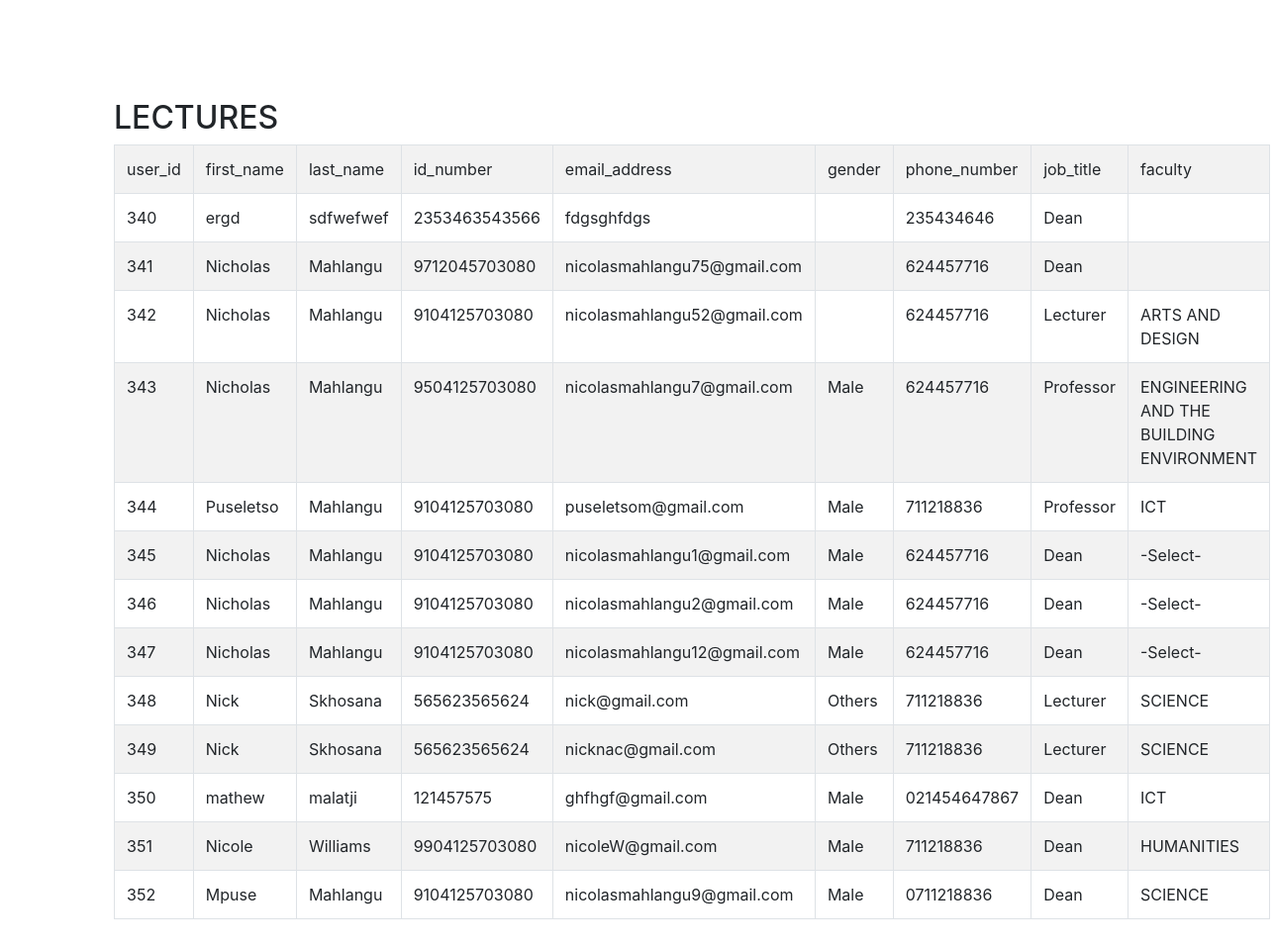
Before: /siya/viewL.php with the older database file.
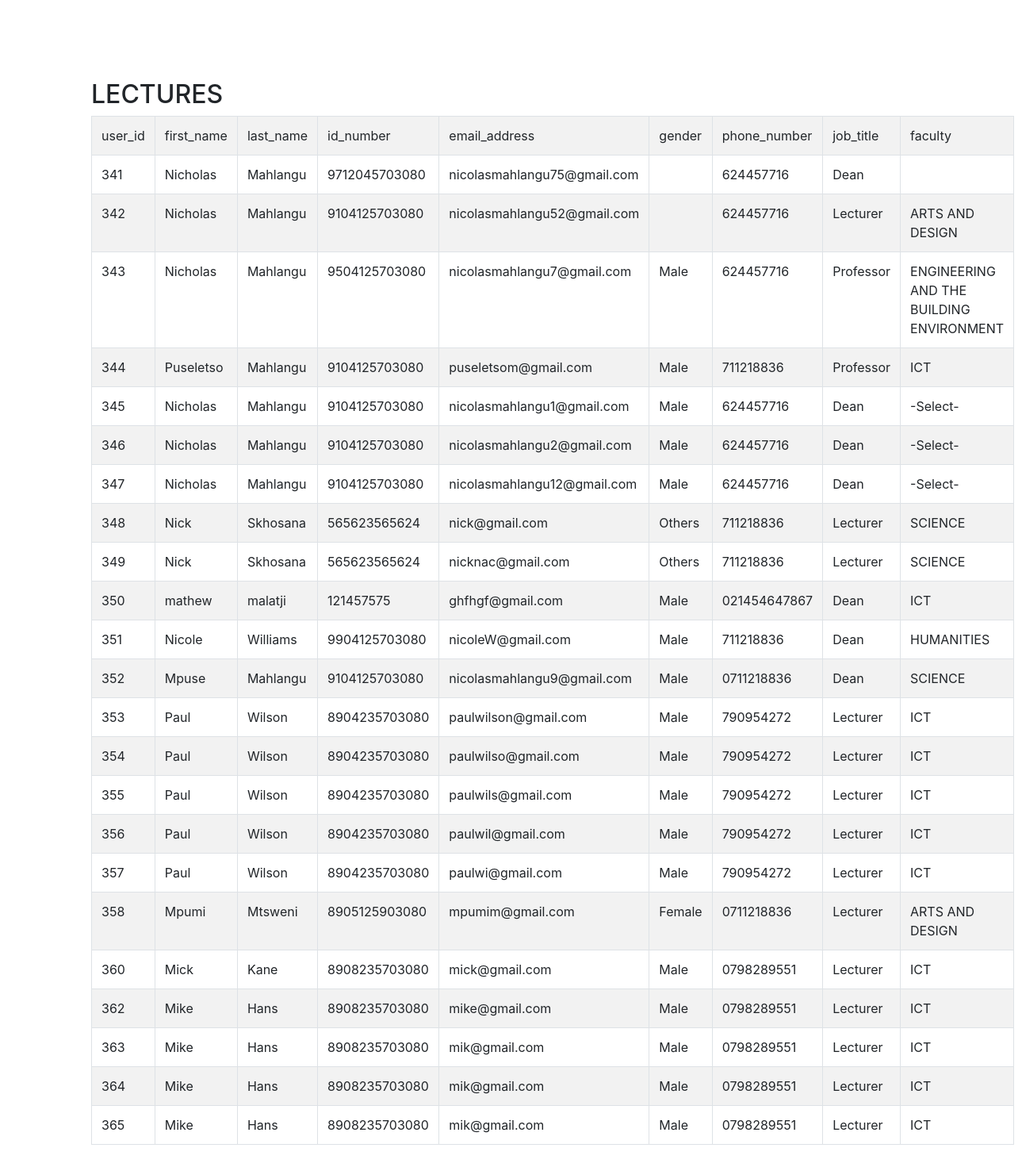
After: the same page with the newer database file.
### tables this page shows
CREATE TABLE `users` (
  `user_id` int(6) NOT NULL,
  `staff_number` varchar(255) NOT NULL,
  `first_name` varchar(255) NOT NULL,
  `last_name` varchar(255) NOT NULL,
  `id_number` varchar(255) NOT NULL,
  `email_address` varchar(255) NOT NULL,
  `gender` varchar(255) NOT NULL,
  `phone_number` varchar(255) NOT NULL,
  `job_title` varchar(255) NOT NULL,
  `faculty` varchar(255) NOT NULL,
  `password` varchar(255) NOT NULL
);

### siya/viewL.php (the view, shortened to what this page needs)
<!DOCTYPE html>
<html lang="en">
<head>
<link rel="stylesheet" href="https://stackpath.bootstrapcdn.com/bootstrap/4.3.1/css/bootstrap.min.css">
</head>
<body>
    <div class="bs-example">
        <div class="container">
            <div class="row">
                <div class="col-md-12">
                    <div class="page-header clearfix">
                        <h2 class="pull-left">LECTURES</h2>
                    </div>
                    <?php
                    include_once 'connection.php';
                    $result = mysqli_query($conn,"SELECT * FROM users");
                    ?>
                    <?php
                    if (mysqli_num_rows($result) > 0) {
                    ?>
                      <table class='table table-bordered table-striped'>
                      <tr>
                        <td>user_id</td>
                        <td>first_name</td>
                        <td>last_name</td>
                        <td>id_number</td>
                        <td>email_address</td>
                        <td>gender</td>
                        <td>phone_number</td>
                        <td>job_title</td>
                        <td>faculty</td>
                      </tr>
                    <?php
                    while($row = mysqli_fetch_array($result)) {
                    ?>
                    <tr>
                        <td><?php echo $row["user_id"]; ?></td>
                        <td><?php echo $row["first_name"]; ?></td>
                        <td><?php echo $row["last_name"]; ?></td>
                        <td><?php echo $row["id_number"]; ?></td>
                        <td><?php echo $row["email_address"]; ?></td>
                        <td><?php echo $row["gender"]; ?></td>
                        <td><?php echo $row["phone_number"]; ?></td>
                        <td><?php echo $row["job_title"]; ?></td>
                        <td><?php echo $row["faculty"]; ?></td>
                    </tr>
                    <?php
                    }
                    ?>
                    </table>
                     <?php
                    }
                    else{
                        echo "No result found";
                    }
                    ?>
                </div>
            </div>
        </div>
    </div>
</body>
</html>

### siya/viewL.php (style rules this page uses)
.bs-example { margin: 100px; }

Changed rows visible on the page:
removed users: user_id "340", first_name "ergd", last_name "sdfwefwef", id_number "2353463543566", email_address "fdgsghfdgs", phone_number "235434646", job_title "Dean"
added users: user_id "353", first_name "Paul", last_name "Wilson", id_number "8904235703080", email_address "paulwilson@gmail.com", gender "Male", phone_number "790954272", job_title "Lecturer", faculty "ICT"
added users: user_id "354", first_name "Paul", last_name "Wilson", id_number "8904235703080", email_address "paulwilso@gmail.com", gender "Male", phone_number "790954272", job_title "Lecturer", faculty "ICT"
added users: user_id "355", first_name "Paul", last_name "Wilson", id_number "8904235703080", email_address "paulwils@gmail.com", gender "Male", phone_number "790954272", job_title "Lecturer", faculty "ICT"
added users: user_id "356", first_name "Paul", last_name "Wilson", id_number "8904235703080", email_address "paulwil@gmail.com", gender "Male", phone_number "790954272", job_title "Lecturer", faculty "ICT"
added users: user_id "357", first_name "Paul", last_name "Wilson", id_number "8904235703080", email_address "paulwi@gmail.com", gender "Male", phone_number "790954272", job_title "Lecturer", faculty "ICT"
added users: user_id "358", first_name "Mpumi", last_name "Mtsweni", id_number "8905125903080", email_address "mpumim@gmail.com", gender "Female", phone_number "0711218836", job_title "Lecturer", faculty "ARTS AND DESIGN"
added users: user_id "360", first_name "Mick", last_name "Kane", id_number "8908235703080", email_address "mick@gmail.com", gender "Male", phone_number "0798289551", job_title "Lecturer", faculty "ICT"
added users: user_id "362", first_name "Mike", last_name "Hans", id_number "8908235703080", email_address "mike@gmail.com", gender "Male", phone_number "0798289551", job_title "Lecturer", faculty "ICT"
added users: user_id "363", first_name "Mike", last_name "Hans", id_number "8908235703080", email_address "mik@gmail.com", gender "Male", phone_number "0798289551", job_title "Lecturer", faculty "ICT"
added users: user_id "364", first_name "Mike", last_name "Hans", id_number "8908235703080", email_address "mik@gmail.com", gender "Male", phone_number "0798289551", job_title "Lecturer", faculty "ICT"
added users: user_id "365", first_name "Mike", last_name "Hans", id_number "8908235703080", email_address "mik@gmail.com", gender "Male", phone_number "0798289551", job_title "Lecturer", faculty "ICT"
